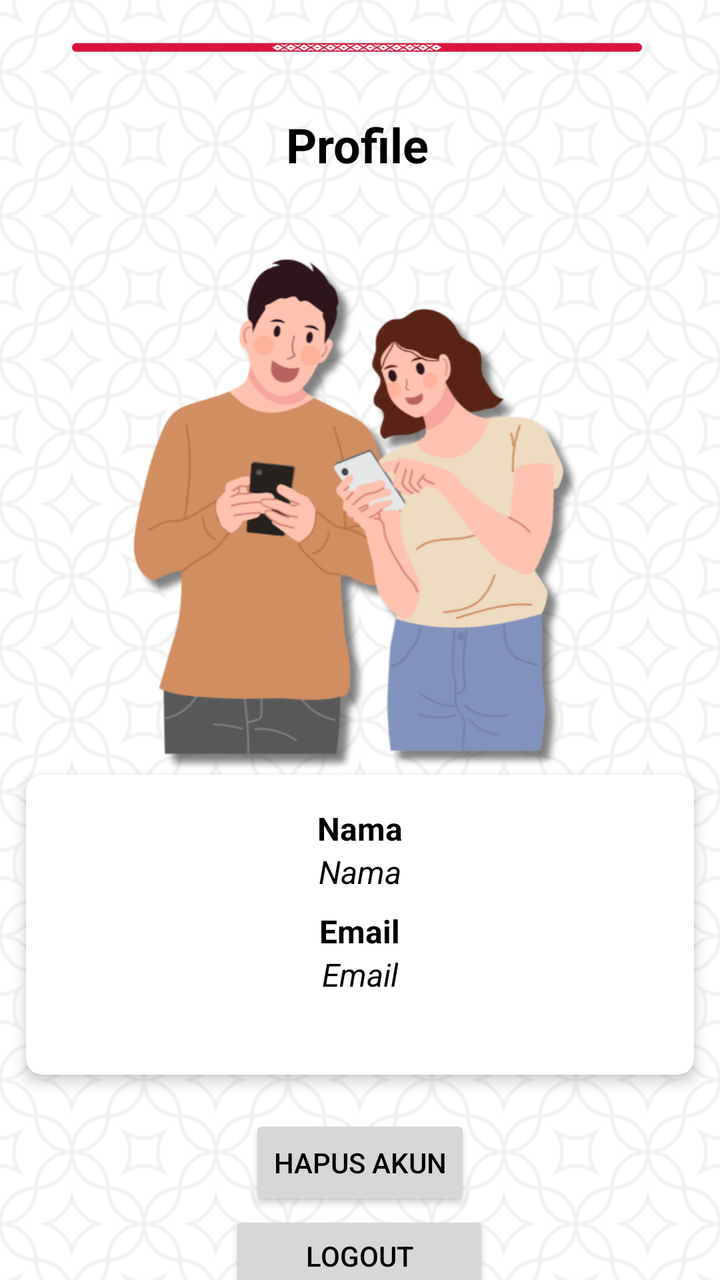
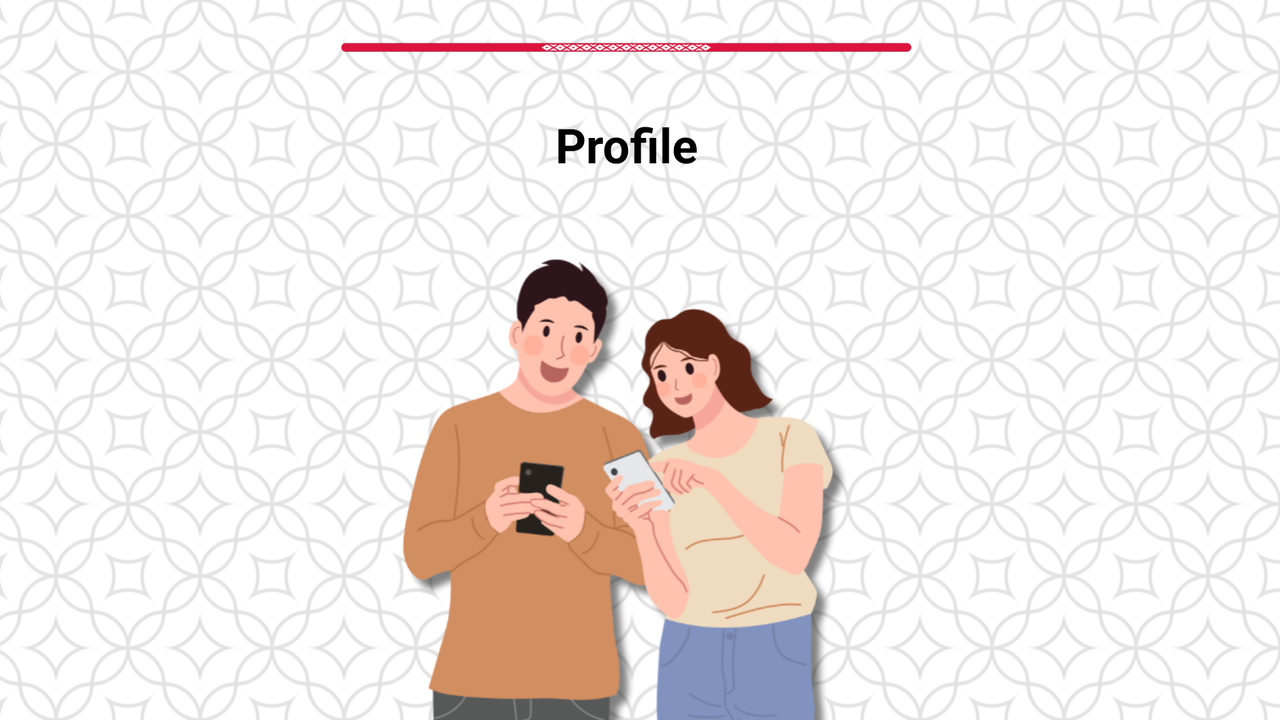

Compare how this app lays out the same screen by default and in its alternative resource folder. The renders come first, then the two layout files and the values they reference.
<!-- AndroidManifest.xml: application theme Theme.Jejak_Batik -->
<!-- res/layout/fragment_profile.xml -->
<?xml version="1.0" encoding="utf-8"?>
<androidx.constraintlayout.widget.ConstraintLayout xmlns:android="http://schemas.android.com/apk/res/android"
    xmlns:app="http://schemas.android.com/apk/res-auto"
    xmlns:tools="http://schemas.android.com/tools"
    android:layout_width="match_parent"
    android:layout_height="match_parent"
    android:background="@drawable/bg_welcome1"
    tools:context=".ui.profile.ProfileFragment">

    <ScrollView
        android:layout_width="match_parent"
        android:layout_height="match_parent"
        android:fillViewport="true"
        android:scrollbars="none"
        app:layout_constraintTop_toTopOf="parent"
        app:layout_constraintBottom_toBottomOf="parent"
        app:layout_constraintStart_toStartOf="parent"
        app:layout_constraintEnd_toEndOf="parent">

        <androidx.constraintlayout.widget.ConstraintLayout
            android:layout_width="match_parent"
            android:layout_height="wrap_content">
    <ImageView
        android:id="@+id/imageView1"
        android:layout_width="285dp"
        android:layout_height="16dp"
        android:layout_marginTop="16dp"
        app:layout_constraintEnd_toEndOf="parent"
        app:layout_constraintHorizontal_bias="0.481"
        app:layout_constraintStart_toStartOf="parent"
        app:layout_constraintTop_toTopOf="parent"
        app:srcCompat="@drawable/garis" />

    <TextView
        android:id="@+id/settings_title"
        android:layout_width="wrap_content"
        android:layout_height="wrap_content"
        android:layout_marginTop="24dp"
        android:text="Profile"
        android:textSize="24sp"
        android:textStyle="bold"
        app:layout_constraintEnd_toEndOf="@+id/imageView1"
        app:layout_constraintStart_toStartOf="@+id/imageView1"
        app:layout_constraintTop_toBottomOf="@+id/imageView1" />

    <ImageView
        android:id="@+id/imageView6"
        android:layout_width="287dp"
        android:layout_height="259dp"
        android:layout_marginTop="40dp"
        android:src="@drawable/ic_profile1"
        app:layout_constraintEnd_toEndOf="@+id/settings_title"
        app:layout_constraintHorizontal_bias="0.502"
        app:layout_constraintStart_toStartOf="@+id/settings_title"
        app:layout_constraintTop_toBottomOf="@+id/settings_title" />

    <com.google.android.material.card.MaterialCardView
        android:id="@+id/user_info_card"
        android:layout_width="334dp"
        android:layout_height="150dp"
        android:padding="16dp"
        app:cardCornerRadius="8dp"
        app:cardElevation="4dp"
        app:layout_constraintEnd_toEndOf="parent"
        app:layout_constraintStart_toStartOf="parent"
        app:layout_constraintTop_toBottomOf="@id/imageView6">

        <LinearLayout
            android:layout_width="match_parent"
            android:layout_height="match_parent"
            android:layout_gravity="center"
            android:orientation="vertical"
            android:padding="16sp">

            <TextView
                android:layout_width="wrap_content"
                android:layout_height="wrap_content"
                android:layout_gravity="center"
                android:text="Nama"
                android:textSize="16sp"
                android:textStyle="bold" />

            <TextView
                android:id="@+id/user_name"
                android:layout_width="wrap_content"
                android:layout_height="wrap_content"
                android:layout_gravity="center"
                android:layout_marginBottom="8dp"
                android:text="Nama"
                android:textSize="16sp"
                android:textStyle="italic" />

            <TextView
                android:layout_width="wrap_content"
                android:layout_height="wrap_content"
                android:layout_gravity="center"
                android:text="Email"
                android:textSize="16sp"
                android:textStyle="bold" />

            <TextView
                android:id="@+id/user_email"
                android:layout_width="wrap_content"
                android:layout_height="wrap_content"
                android:layout_gravity="center"
                android:layout_marginBottom="8dp"
                android:text="Email"
                android:textSize="16sp"
                android:textStyle="italic" />

        </LinearLayout>

    </com.google.android.material.card.MaterialCardView>


            <Button
                android:id="@+id/logout_button"
                android:layout_width="130dp"
                android:layout_height="45dp"
                android:layout_marginBottom="100dp"
                android:text="Logout"
                app:layout_constraintBottom_toBottomOf="parent"
                app:layout_constraintEnd_toEndOf="parent"
                app:layout_constraintHorizontal_bias="0.498"
                app:layout_constraintStart_toStartOf="parent"
                app:layout_constraintTop_toBottomOf="@+id/delete_account_button"
                app:layout_constraintVertical_bias="0.212" />

            <Button
        android:id="@+id/delete_account_button"
        android:layout_width="wrap_content"
        android:layout_height="wrap_content"
        android:layout_marginTop="20dp"
        android:text="Hapus Akun"
        app:layout_constraintEnd_toEndOf="@+id/user_info_card"
        app:layout_constraintStart_toStartOf="@+id/user_info_card"
        app:layout_constraintTop_toBottomOf="@+id/user_info_card" />

        </androidx.constraintlayout.widget.ConstraintLayout>
    </ScrollView>
</androidx.constraintlayout.widget.ConstraintLayout>
<!-- resources referenced by this layout -->
<resources>
  <!-- drawable bg_welcome1: png bitmap (drawable, 186710 bytes) -->
  <!-- drawable garis: png bitmap (drawable, 6730 bytes) -->
  <!-- drawable ic_profile1: png bitmap (drawable, 85705 bytes) -->
  <style name="Theme.Jejak_Batik" parent="Theme.MaterialComponents.DayNight.NoActionBar">
          
          <item name="colorPrimary">@color/primary</item>
          <item name="colorPrimaryVariant">@color/primary_variant</item>
          <item name="colorOnPrimary">@color/on_primary</item>
          
          <item name="colorSecondary">@color/teal_200</item>
          <item name="colorSecondaryVariant">@color/teal_700</item>
          <item name="colorOnSecondary">@color/black</item>
          
          <item name="android:statusBarColor">?attr/colorPrimaryVariant</item>
          
  
          <item name="android:windowFullscreen">true</item>
          <item name="android:textColor">#000000</item>
  
      </style>
  <color name="primary">#DC143C</color>
  <color name="primary_variant">#B0171F</color>
  <color name="on_primary">#FFFFFF</color>
  <color name="teal_200">#FF03DAC5</color>
  <color name="teal_700">#FF018786</color>
  <color name="black">#FF000000</color>
</resources>
<!-- res/layout-land/fragment_profile.xml (the author's variant of the layout above) -->
<!-- drawn on the phone turned sideways -->
<?xml version="1.0" encoding="utf-8"?>
<androidx.constraintlayout.widget.ConstraintLayout xmlns:android="http://schemas.android.com/apk/res/android"
    xmlns:app="http://schemas.android.com/apk/res-auto"
    xmlns:tools="http://schemas.android.com/tools"
    android:layout_width="match_parent"
    android:layout_height="match_parent"
    android:background="@drawable/bg_welcome2"
    tools:context=".ui.profile.ProfileFragment">

    <ScrollView
        android:layout_width="match_parent"
        android:layout_height="match_parent"
        android:fillViewport="true"
        android:scrollbars="none"
        app:layout_constraintTop_toTopOf="parent"
        app:layout_constraintBottom_toBottomOf="parent"
        app:layout_constraintStart_toStartOf="parent"
        app:layout_constraintEnd_toEndOf="parent">

        <androidx.constraintlayout.widget.ConstraintLayout
            android:layout_width="match_parent"
            android:layout_height="wrap_content">


            <ImageView
                android:id="@+id/imageView1"
                android:layout_width="285dp"
                android:layout_height="16dp"
                android:layout_marginTop="16dp"
                app:layout_constraintEnd_toEndOf="parent"
                app:layout_constraintHorizontal_bias="0.481"
                app:layout_constraintStart_toStartOf="parent"
                app:layout_constraintTop_toTopOf="parent"
                app:srcCompat="@drawable/garis" />

            <TextView
                android:id="@+id/settings_title"
                android:layout_width="wrap_content"
                android:layout_height="wrap_content"
                android:layout_marginTop="24dp"
                android:text="Profile"
                android:textSize="24sp"
                android:textStyle="bold"
                app:layout_constraintEnd_toEndOf="@+id/imageView1"
                app:layout_constraintStart_toStartOf="@+id/imageView1"
                app:layout_constraintTop_toBottomOf="@+id/imageView1" />

            <ImageView
                android:id="@+id/imageView6"
                android:layout_width="287dp"
                android:layout_height="259dp"
                android:layout_marginTop="40dp"
                android:src="@drawable/ic_profile1"
                app:layout_constraintEnd_toEndOf="@+id/settings_title"
                app:layout_constraintHorizontal_bias="0.502"
                app:layout_constraintStart_toStartOf="@+id/settings_title"
                app:layout_constraintTop_toBottomOf="@+id/settings_title" />

            <com.google.android.material.card.MaterialCardView
                android:id="@+id/user_info_card"
                android:layout_width="334dp"
                android:layout_height="150dp"
                android:padding="16dp"
                app:cardCornerRadius="8dp"
                app:cardElevation="4dp"
                app:layout_constraintEnd_toEndOf="parent"
                app:layout_constraintStart_toStartOf="parent"
                app:layout_constraintTop_toBottomOf="@id/imageView6">

                <LinearLayout
                    android:layout_width="match_parent"
                    android:layout_height="match_parent"
                    android:layout_gravity="center"
                    android:orientation="vertical"
                    android:padding="16sp">

                    <TextView
                        android:layout_width="wrap_content"
                        android:layout_height="wrap_content"
                        android:layout_gravity="center"
                        android:text="Nama"
                        android:textSize="16sp"
                        android:textStyle="bold" />

                    <TextView
                        android:id="@+id/user_name"
                        android:layout_width="wrap_content"
                        android:layout_height="wrap_content"
                        android:layout_gravity="center"
                        android:layout_marginBottom="8dp"
                        android:text="Nama"
                        android:textSize="16sp"
                        android:textStyle="italic" />

                    <TextView
                        android:layout_width="wrap_content"
                        android:layout_height="wrap_content"
                        android:layout_gravity="center"
                        android:text="Email"
                        android:textSize="16sp"
                        android:textStyle="bold" />

                    <TextView
                        android:id="@+id/user_email"
                        android:layout_width="wrap_content"
                        android:layout_height="wrap_content"
                        android:layout_gravity="center"
                        android:layout_marginBottom="8dp"
                        android:text="Email"
                        android:textSize="16sp"
                        android:textStyle="italic" />

                </LinearLayout>

            </com.google.android.material.card.MaterialCardView>


            <Button
                android:id="@+id/logout_button"
                android:layout_width="131dp"
                android:layout_height="46dp"
                android:layout_marginBottom="70dp"
                android:text="Logout"
                app:layout_constraintBottom_toBottomOf="parent"
                app:layout_constraintEnd_toEndOf="@+id/delete_account_button"
                app:layout_constraintStart_toStartOf="@+id/delete_account_button"
                app:layout_constraintTop_toBottomOf="@+id/delete_account_button" />

            <Button
                android:id="@+id/delete_account_button"
                android:layout_width="wrap_content"
                android:layout_height="wrap_content"
                android:layout_marginTop="20dp"
                android:text="Hapus Akun"
                app:layout_constraintEnd_toEndOf="@+id/user_info_card"
                app:layout_constraintStart_toStartOf="@+id/user_info_card"
                app:layout_constraintTop_toBottomOf="@+id/user_info_card" />

        </androidx.constraintlayout.widget.ConstraintLayout>
    </ScrollView>
</androidx.constraintlayout.widget.ConstraintLayout>
<!-- resources referenced by the variant -->
<!-- as the phone turned sideways resolves them -->
<resources>
  <!-- drawable bg_welcome2: png bitmap (drawable, 112023 bytes) -->
  <!-- drawable garis: png bitmap (drawable, 6730 bytes) -->
  <!-- drawable ic_profile1: png bitmap (drawable, 85705 bytes) -->
  <style name="Theme.Jejak_Batik" parent="Theme.MaterialComponents.DayNight.NoActionBar">
          
          <item name="colorPrimary">@color/primary</item>
          <item name="colorPrimaryVariant">@color/primary_variant</item>
          <item name="colorOnPrimary">@color/on_primary</item>
          
          <item name="colorSecondary">@color/teal_200</item>
          <item name="colorSecondaryVariant">@color/teal_700</item>
          <item name="colorOnSecondary">@color/black</item>
          
          <item name="android:statusBarColor">?attr/colorPrimaryVariant</item>
          
  
          <item name="android:windowFullscreen">true</item>
          <item name="android:textColor">#000000</item>
  
      </style>
  <color name="primary">#DC143C</color>
  <color name="primary_variant">#B0171F</color>
  <color name="on_primary">#FFFFFF</color>
  <color name="teal_200">#FF03DAC5</color>
  <color name="teal_700">#FF018786</color>
  <color name="black">#FF000000</color>
</resources>
